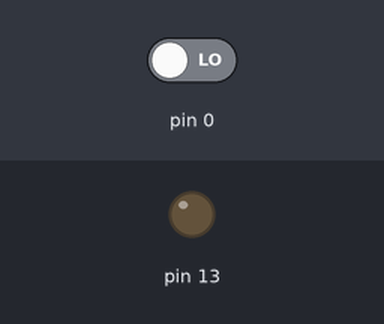
The sketch below on a simulated Arduino Uno, built with avr-gcc and run on an emulated ATmega328P. On the bench: output pins drawn as LEDs (lit = HIGH). Inputs (shaded band) come from the test bench; at power-on: pin 0 LOW.

Above: at 0.8 s.
0.9 s: pin 0 driven HIGH
At 2.1 s:
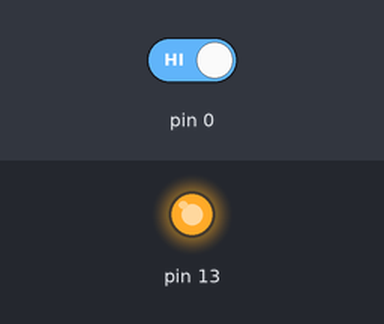
2.4 s: pin 0 driven LOW
At 3.2 s:
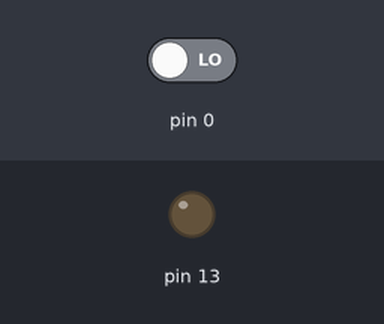
Timing chart, 0 to 5.4 s (numbered marks = the images above; inputs shaded):
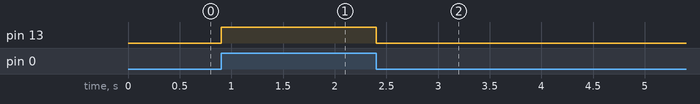

Measured:
- after the input at 0.9 s, pin 13: LOW → HIGH at once
- after the input at 2.4 s, pin 13: HIGH → LOW at once

The sketch:

entrada_sempullup.ino
```cpp
#include <avr/io.h>

int main(void){
  DDRD &=~(1<<PD0); // CONFIGURA O PINO PD0 COMO ENTRADA (0)
  PORTD &=~(1<<PD0); //CONFIGURA A ENTRADA SEM O PULL-UP
  DDRB |=(1<<PB5);//CONFIGURA PB5 COMO SAÍDA

  while(1){

    //verifica se o pino PD0 está em 1
    if(PIND &(1<<PD0)){
      PORTB |=(1<<PB5);//SETA PB5
    }else{
      PORTB &=~(1<<PB5);
    }

  }
}
```
